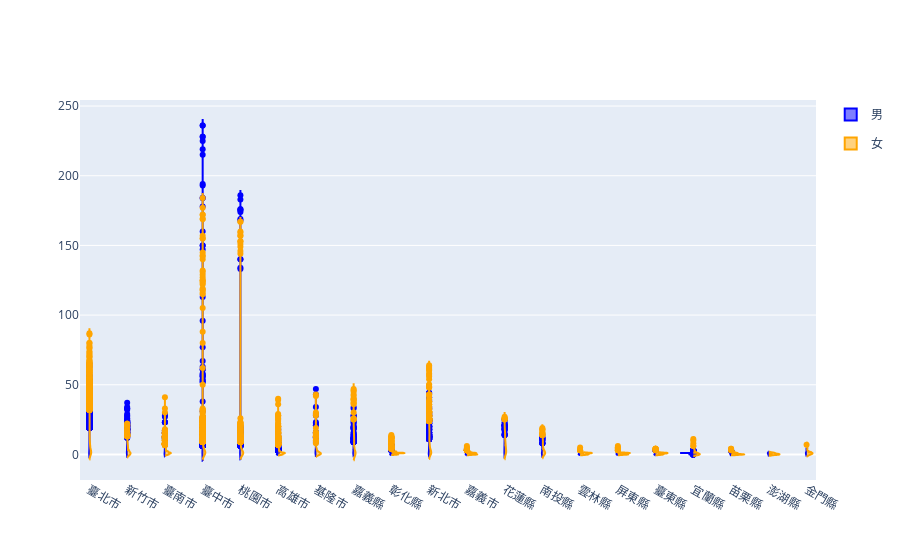

The cell this chart's notebook holds for it:
### Code cell
#看不出東西QQ
fig = go.Figure()

fig.add_trace(go.Violin(x=dfregiondoublemajor['縣市名稱'],
                        y=dfregiondoublemajor['修讀雙主修人次男'],
                        legendgroup='男', scalegroup='男', name='男',
                        side='negative',
                        line_color='blue')
             )
fig.add_trace(go.Violin(x=dfregiondoublemajor['縣市名稱'],
                        y=dfregiondoublemajor['修讀雙主修人次女'],
                        legendgroup='女', scalegroup='女', name='女',
                        side='positive',
                        line_color='orange')
             )
fig.update_traces(meanline_visible=True)
fig.update_layout(violingap=0, violinmode='overlay')
fig.show()

### Figure 1 — Plotly figure (JSON) as saved in the notebook; plotly's stock layout.template omitted (floating-point values rounded to 4 significant figures; data arrays with more than 128 entries replaced by an {"elided": "..."} marker saying what was removed)
{"data": [{"legendgroup": "男", "line": {"color": "blue"}, "meanline": {"visible": true}, "name": "男", "scalegroup": "男", "side": "negative", "type": "violin", "x": {"elided": "15998 str values"}, "y": {"elided": "15998 int values"}}, {"legendgroup": "女", "line": {"color": "orange"}, "meanline": {"visible": true}, "name": "女", "scalegroup": "女", "side": "positive", "type": "violin", "x": {"elided": "15998 str values"}, "y": {"elided": "15998 int values"}}], "layout": {"violingap": 0, "violinmode": "overlay"}}
